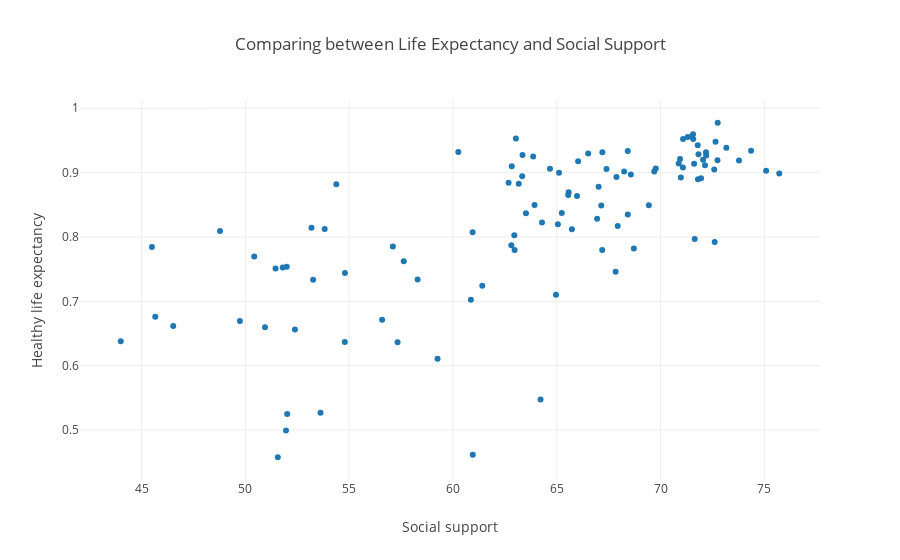

Notebook code for this chart:
### Code cell
trace = go.Scatter(
    x = df['Healthy life expectancy, 2015-2017'],
    y = df['Social support, 2015-2017'],
    mode = 'markers')
data = [trace]
layout = dict(title='Comparing between Life Expectancy and Social Support',
              xaxis = {'title':'Social support'},
              yaxis = {'title':'Healthy life expectancy'},)

fig = dict(data=data, layout=layout)
# Plot and embed in ipython notebook!
iplot(fig)
